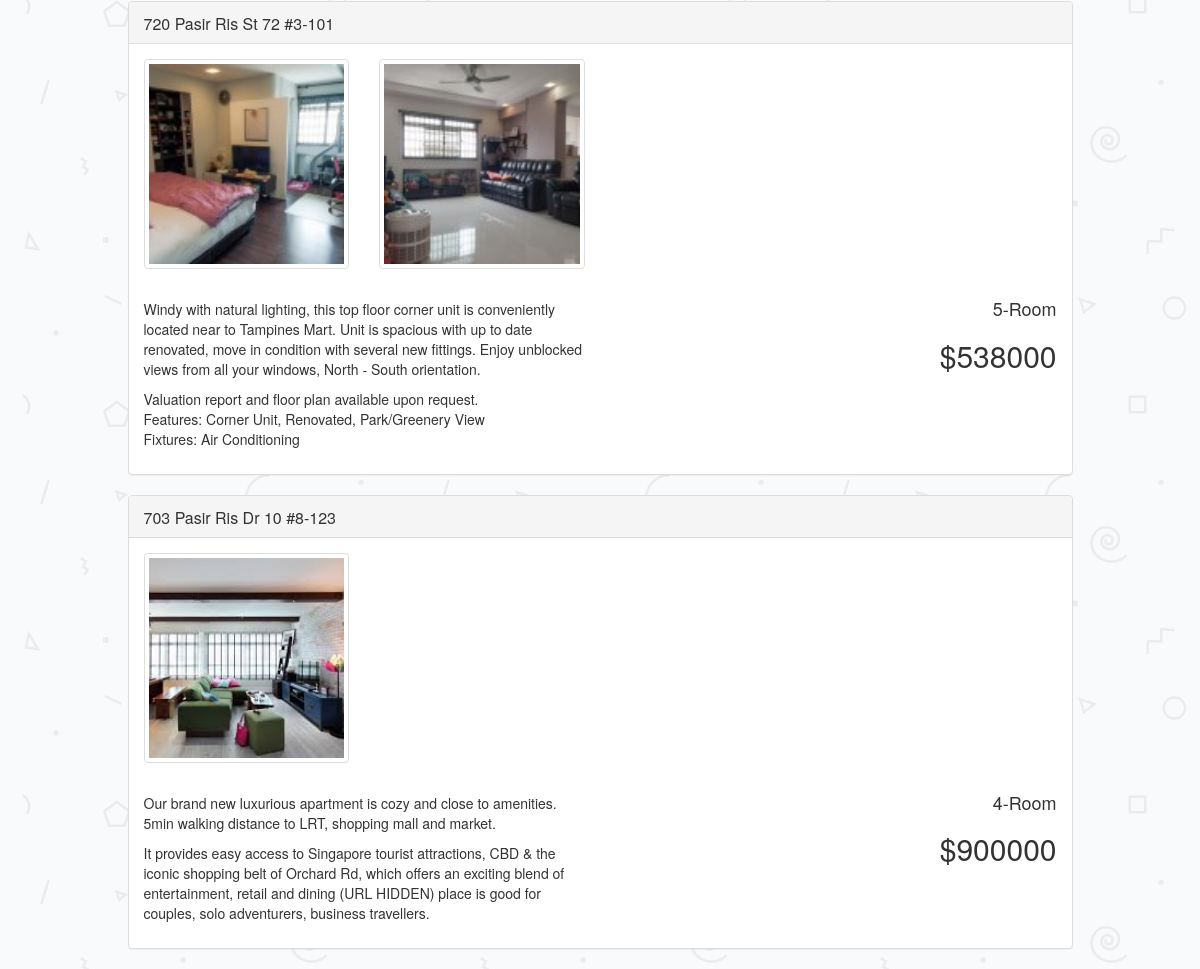
The app's page /listing/viewAll/ (lower part), older data.
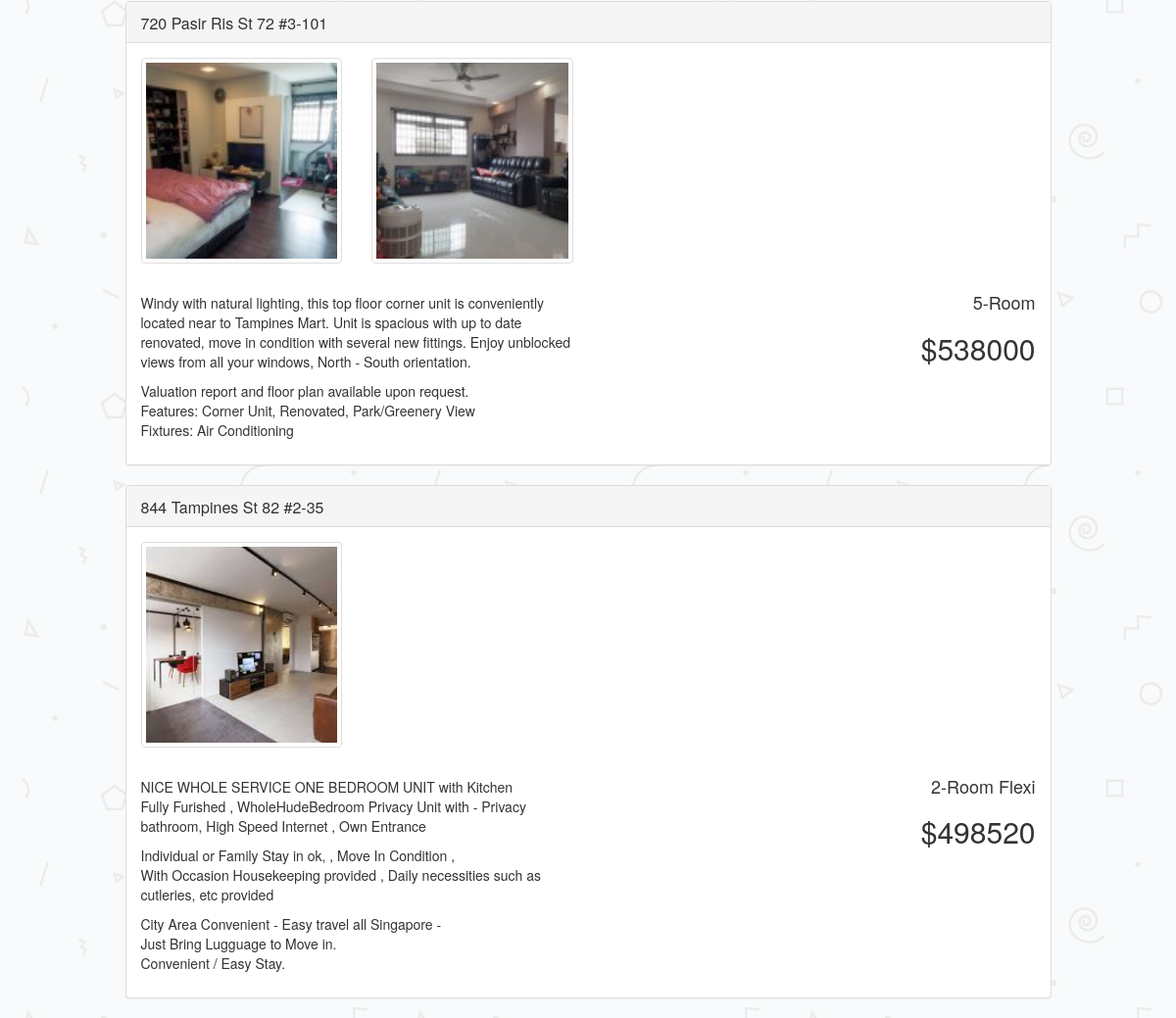
The same page, newer data.
### listings/models.py (models this page shows, shortened)
class Listing(models.Model):
    user = models.ForeignKey(settings.AUTH_USER_MODEL,
                             on_delete=models.CASCADE)
    block = models.CharField(max_length=5)
    street = models.CharField(max_length=200)
    floor = models.PositiveIntegerField()
    unit = models.CharField(max_length=4)
    postalCode = models.PositiveIntegerField()
    roomType = models.CharField(
        max_length=15, choices=ROOM_TYPES, default='2-Room Flexi')
    latitude = models.FloatField()
    longitude = models.FloatField()
    description = models.TextField(max_length=500)
    askingPrice = models.PositiveIntegerField()
    dateListed = models.TimeField(auto_now=False, auto_now_add=True)
    dateUpdate = models.TimeField(auto_now=True, auto_now_add=False)
    statusClosed = models.BooleanField()

class ListingPicture(models.Model):
    listing = models.ForeignKey(Listing, on_delete=models.CASCADE)
    image = models.ImageField(upload_to=user_directory_path)

### listings/views.py (the view)
# urls.py: url(r'^listing/viewAll/$', listingsView.viewAll, name='viewAllListing'),
def viewAll(request):
    listings_list = Listing.objects.all().order_by('-id')
    paginator = Paginator(listings_list, 5)  # Show 5 listings per page
    page = request.GET.get('page')
    try:
        listings = paginator.page(page)
        listingPictures = ListingPicture.objects.filter(listing__in=listings)
    except PageNotAnInteger:
        listings = paginator.page(1)
        listingPictures = ListingPicture.objects.filter(listing__in=listings)
    except EmptyPage:
        listings = paginator.page(paginator.num_pages)
        listingPictures = ListingPicture.objects.filter(listing__in=listings)
    return render(request, 'listings/viewAllListings.html', {'listings': listings, 'listingPictures': listingPictures})

### static/templates/listings/viewAllListings.html (shortened to what this page needs)
{% extends 'base.html' %}
{% load bootstrap3 %}
{% block content %}
    <div class="row">
        <div class="col-md-10">
            {% if listings %}
                {% for listing in listings %}
                    <div class="panel panel-default">
                        <div class="panel-heading clearfix">
                            <h3 class="panel-title pull-left" style="padding-top:3px;">
                                <a href="/listing/view/{{ listing.id }}">{{ listing.block|title }}
                                    {{ listing.street|title }}
                                    #{{ listing.floor|title }}-{{ listing.unit|title }}</a>
                            </h3>
                        </div>
                        <div class="panel-body" style=" word-wrap: break-word;">
                            <div class="row">
                                {% for pictures in listingPictures %}
                                    {% if pictures.listing_id == listing.id %}
                                        <div class="col-xs-6 col-md-3">
                                            <a href="#" class="thumbnail">
                                                <img style="height:200px; object-fit:cover;" src="{{ pictures.image.url }}"/>
                                            </a>
                                        </div>
                                    {% endif %}
                                {% endfor %}
                            </div>
                            <div class="row">
                                <div class="col-md-6" style=" word-wrap: break-word; ">
                                    <p>{{ listing.description|linebreaks }}</p>
                                </div>
                                <div class="col-md-6" style=" word-wrap: break-word; ">
                                    <h4 class="text-right">{{ listing.roomType }}
                                    </h4>
                                    <h2 class="text-right">${{ listing.askingPrice }}
                                    </h2>
                                </div>
                            </div>
                        </div>
                    </div>
                {% endfor %}
            {% else %}
                <h2>You have no available listings!</h2>
                <a href="/listing/create/" class="btn btn-success" role="button">Create a new listing</a>
            {% endif %}
        </div>
    </div>
{% endblock %}

Row changes from the older to the newer data that the page shows:
removed Listing: block "703", street "Pasir Ris Dr 10", floor "8", unit "123", description "Our brand new luxurious apartment is cozy and close to amenities. 5min walking distance to LRT, shopping mall and market. It provides easy access to Singapore tourist attractions, CBD & the iconic shopping belt of Orchard Rd, which offers an exciting blend of entertainment, retail and dining (URL HIDDEN) place is good for couples, solo adventurers, business travellers.", roomType "4-Room", askingPrice "900000"
removed ListingPicture: image (picture), shown under "703"
now on this page (row unchanged): Listing: block "844", street "Tampines St 82", floor "2", unit "35", description "NICE WHOLE SERVICE ONE BEDROOM UNIT with Kitchen Fully Furished , WholeHudeBedroom Privacy Unit with - Privacy bathroom, High Speed Internet , Own Entrance Individual or Family Stay in ok, , Move In Condition , With Occasion Housekeeping provided , Daily necessities such as cutleries, etc provided City Area Convenient - Easy travel all Singapore - Just Bring Lugguage to Move in. Convenient / Easy Stay.", roomType "2-Room Flexi", askingPrice "498520"
now on this page (row unchanged): ListingPicture: image (picture), shown under "844"
